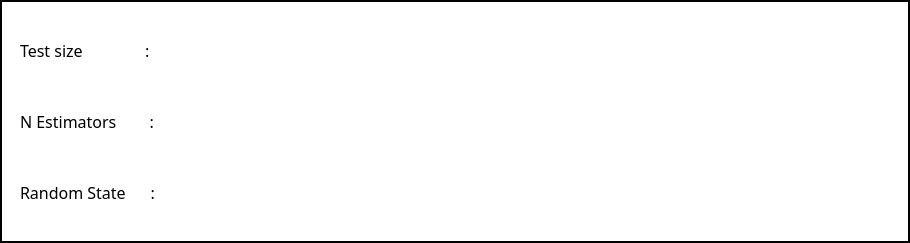
        <widget class="QFrame" name="frame_trainmodel_XGBoost">
         <property name="geometry">
          <rect>
           <x>40</x>
           <y>201</y>
           <width>910</width>
           <height>243</height>
          </rect>
         </property>
         <property name="font">
          <font>
           <family>Segoe UI</family>
           <pointsize>15</pointsize>
           <weight>75</weight>
           <bold>true</bold>
          </font>
         </property>
         <property name="styleSheet">
          <string notr="true">background-color: rgb(255, 255, 255);</string>
         </property>
         <property name="frameShape">
          <enum>QFrame::WinPanel</enum>
         </property>
         <widget class="QLabel" name="label_79">
          <property name="geometry">
           <rect>
            <x>20</x>
            <y>35</y>
            <width>175</width>
            <height>31</height>
           </rect>
          </property>
          <property name="font">
           <font>
            <family>Segoe UI Semibold</family>
            <pointsize>12</pointsize>
            <weight>50</weight>
            <bold>false</bold>
           </font>
          </property>
          <property name="styleSheet">
           <string notr="true">color: rgb(0, 0, 0);</string>
          </property>
          <property name="text">
           <string>Test size               :</string>
          </property>
          <property name="scaledContents">
           <bool>true</bool>
          </property>
         </widget>
         <widget class="QLineEdit" name="lineEdit_TestSize_XGBoost">
          <property name="geometry">
           <rect>
            <x>240</x>
            <y>35</y>
            <width>411</width>
            <height>31</height>
           </rect>
          </property>
          <property name="styleSheet">
           <string notr="true">color: rgb(151, 30, 30);</string>
          </property>
          <property name="frame">
           <bool>false</bool>
          </property>
         </widget>
         <widget class="QLabel" name="label_80">
          <property name="geometry">
           <rect>
            <x>20</x>
            <y>106</y>
            <width>175</width>
            <height>31</height>
           </rect>
          </property>
          <property name="font">
           <font>
            <family>Segoe UI Semibold</family>
            <pointsize>12</pointsize>
            <weight>50</weight>
            <bold>false</bold>
           </font>
          </property>
          <property name="styleSheet">
           <string notr="true">color: rgb(0, 0, 0);</string>
          </property>
          <property name="text">
           <string>N Estimators        :</string>
          </property>
          <property name="scaledContents">
           <bool>true</bool>
          </property>
         </widget>
         <widget class="QLineEdit" name="lineEdit_NEstimators_XGBoost">
          <property name="geometry">
           <rect>
            <x>240</x>
            <y>105</y>
            <width>411</width>
            <height>31</height>
           </rect>
          </property>
          <property name="styleSheet">
           <string notr="true">color: rgb(151, 30, 30);</string>
          </property>
          <property name="frame">
           <bool>false</bool>
          </property>
         </widget>
         <widget class="QPushButton" name="pushButton_TrainModel_XGBoost">
          <property name="geometry">
           <rect>
            <x>760</x>
            <y>101</y>
            <width>131</width>
            <height>41</height>
           </rect>
          </property>
          <property name="palette">
           <palette>
            <active>
             <colorrole role="WindowText">
              <brush brushstyle="SolidPattern">
               <color alpha="255">
                <red>255</red>
                <green>255</green>
                <blue>255</blue>
               </color>
              </brush>
             </colorrole>
             <colorrole role="Button">
              <brush brushstyle="SolidPattern">
               <color alpha="255">
                <red>255</red>
                <green>255</green>
                <blue>255</blue>
               </color>
              </brush>
             </colorrole>
             <colorrole role="Text">
              <brush brushstyle="SolidPattern">
               <color alpha="255">
                <red>255</red>
                <green>255</green>
                <blue>255</blue>
               </color>
              </brush>
             </colorrole>
             <colorrole role="ButtonText">
              <brush brushstyle="SolidPattern">
               <color alpha="255">
                <red>255</red>
                <green>255</green>
                <blue>255</blue>
               </color>
              </brush>
             </colorrole>
             <colorrole role="Base">
              <brush brushstyle="SolidPattern">
               <color alpha="255">
                <red>255</red>
                <green>255</green>
                <blue>255</blue>
               </color>
              </brush>
             </colorrole>
             <colorrole role="Window">
              <brush brushstyle="SolidPattern">
               <color alpha="255">
                <red>255</red>
                <green>255</green>
                <blue>255</blue>
               </color>
              </brush>
             </colorrole>
             <colorrole role="Highlight">
              <brush brushstyle="SolidPattern">
               <color alpha="255">
                <red>255</red>
                <green>255</green>
                <blue>255</blue>
               </color>
              </brush>
             </colorrole>
             <colorrole role="HighlightedText">
              <brush brushstyle="SolidPattern">
               <color alpha="255">
                <red>151</red>
                <green>30</green>
                <blue>30</blue>
               </color>
              </brush>
             </colorrole>
             <colorrole role="AlternateBase">
              <brush brushstyle="SolidPattern">
               <color alpha="255">
                <red>177</red>
                <green>51</green>
                <blue>51</blue>
               </color>
              </brush>
             </colorrole>
            </active>
            <inactive>
             <colorrole role="WindowText">
              <brush brushstyle="SolidPattern">
               <color alpha="255">
                <red>255</red>
                <green>255</green>
                <blue>255</blue>
               </color>
              </brush>
             </colorrole>
             <colorrole role="Button">
              <brush brushstyle="SolidPattern">
               <color alpha="255">
                <red>255</red>
                <green>255</green>
                <blue>255</blue>
               </color>
              </brush>
             </colorrole>
             <colorrole role="Text">
              <brush brushstyle="SolidPattern">
               <color alpha="255">
                <red>255</red>
                <green>255</green>
                <blue>255</blue>
               </color>
              </brush>
             </colorrole>
             <colorrole role="ButtonText">
              <brush brushstyle="SolidPattern">
               <color alpha="255">
                <red>255</red>
                <green>255</green>
                <blue>255</blue>
               </color>
              </brush>
             </colorrole>
             <colorrole role="Base">
              <brush brushstyle="SolidPattern">
               <color alpha="255">
                <red>255</red>
                <green>255</green>
                <blue>255</blue>
               </color>
              </brush>
             </colorrole>
             <colorrole role="Window">
              <brush brushstyle="SolidPattern">
               <color alpha="255">
                <red>255</red>
                <green>255</green>
                <blue>255</blue>
               </color>
              </brush>
             </colorrole>
             <colorrole role="Highlight">
              <brush brushstyle="SolidPattern">
               <color alpha="255">
                <red>255</red>
                <green>255</green>
                <blue>255</blue>
               </color>
              </brush>
             </colorrole>
             <colorrole role="HighlightedText">
              <brush brushstyle="SolidPattern">
               <color alpha="255">
                <red>151</red>
                <green>30</green>
                <blue>30</blue>
               </color>
              </brush>
             </colorrole>
             <colorrole role="AlternateBase">
              <brush brushstyle="SolidPattern">
               <color alpha="255">
                <red>177</red>
                <green>51</green>
                <blue>51</blue>
               </color>
              </brush>
             </colorrole>
            </inactive>
            <disabled>
             <colorrole role="WindowText">
              <brush brushstyle="SolidPattern">
               <color alpha="255">
                <red>255</red>
                <green>255</green>
                <blue>255</blue>
               </color>
              </brush>
             </colorrole>
             <colorrole role="Button">
              <brush brushstyle="SolidPattern">
               <color alpha="255">
                <red>255</red>
                <green>255</green>
                <blue>255</blue>
               </color>
              </brush>
             </colorrole>
             <colorrole role="Text">
              <brush brushstyle="SolidPattern">
               <color alpha="255">
                <red>255</red>
                <green>255</green>
                <blue>255</blue>
               </color>
              </brush>
             </colorrole>
             <colorrole role="ButtonText">
              <brush brushstyle="SolidPattern">
               <color alpha="255">
                <red>255</red>
                <green>255</green>
                <blue>255</blue>
               </color>
              </brush>
             </colorrole>
             <colorrole role="Base">
              <brush brushstyle="SolidPattern">
               <color alpha="255">
                <red>255</red>
                <green>255</green>
                <blue>255</blue>
               </color>
              </brush>
             </colorrole>
             <colorrole role="Window">
              <brush brushstyle="SolidPattern">
               <color alpha="255">
                <red>255</red>
                <green>255</green>
                <blue>255</blue>
               </color>
              </brush>
             </colorrole>
             <colorrole role="Highlight">
              <brush brushstyle="SolidPattern">
               <color alpha="255">
                <red>255</red>
                <green>255</green>
                <blue>255</blue>
               </color>
              </brush>
             </colorrole>
             <colorrole role="HighlightedText">
              <brush brushstyle="SolidPattern">
               <color alpha="255">
                <red>151</red>
                <green>30</green>
                <blue>30</blue>
               </color>
              </brush>
             </colorrole>
             <colorrole role="AlternateBase">
              <brush brushstyle="SolidPattern">
               <color alpha="255">
                <red>177</red>
                <green>51</green>
                <blue>51</blue>
               </color>
              </brush>
             </colorrole>
            </disabled>
           </palette>
          </property>
          <property name="font">
           <font>
            <family>Segoe UI Black</family>
            <pointsize>10</pointsize>
            <weight>50</weight>
            <bold>false</bold>
           </font>
          </property>
          <property name="styleSheet">
           <string notr="true">color: rgb(255, 255, 255);</string>
          </property>
          <property name="text">
           <string>Train</string>
          </property>
          <property name="flat">
           <bool>true</bool>
          </property>
         </widget>
         <widget class="QLabel" name="label_frame_14">
          <property name="geometry">
           <rect>
            <x>760</x>
            <y>101</y>
            <width>131</width>
            <height>41</height>
           </rect>
          </property>
          <property name="frameShadow">
           <enum>QFrame::Plain</enum>
          </property>
          <property name="lineWidth">
           <number>0</number>
          </property>
          <property name="midLineWidth">
           <number>0</number>
          </property>
          <property name="text">
           <string/>
          </property>
          <property name="pixmap">
           <pixmap>../Images/connect_button.png</pixmap>
          </property>
          <property name="scaledContents">
           <bool>true</bool>
          </property>
         </widget>
         <widget class="QLabel" name="label_81">
          <property name="geometry">
           <rect>
            <x>230</x>
            <y>101</y>
            <width>431</width>
            <height>41</height>
           </rect>
          </property>
          <property name="text">
           <string/>
          </property>
          <property name="pixmap">
           <pixmap>../Images/text_label.png</pixmap>
          </property>
          <property name="scaledContents">
           <bool>true</bool>
          </property>
         </widget>
         <widget class="QLabel" name="label_82">
          <property name="geometry">
           <rect>
            <x>230</x>
            <y>30</y>
            <width>431</width>
            <height>41</height>
           </rect>
          </property>
          <property name="text">
           <string/>
          </property>
          <property name="pixmap">
           <pixmap>../Images/text_label.png</pixmap>
          </property>
          <property name="scaledContents">
           <bool>true</bool>
          </property>
         </widget>
         <widget class="QLabel" name="label_83">
          <property name="geometry">
           <rect>
            <x>230</x>
            <y>172</y>
            <width>431</width>
            <height>41</height>
           </rect>
          </property>
          <property name="text">
           <string/>
          </property>
          <property name="pixmap">
           <pixmap>../Images/text_label.png</pixmap>
          </property>
          <property name="scaledContents">
           <bool>true</bool>
          </property>
         </widget>
         <widget class="QLineEdit" name="lineEdit_RandomState_XGBoost">
          <property name="geometry">
           <rect>
            <x>240</x>
            <y>175</y>
            <width>411</width>
            <height>31</height>
           </rect>
          </property>
          <property name="styleSheet">
           <string notr="true">color: rgb(151, 30, 30);</string>
          </property>
          <property name="frame">
           <bool>false</bool>
          </property>
         </widget>
         <widget class="QLabel" name="label_84">
          <property name="geometry">
           <rect>
            <x>20</x>
            <y>177</y>
            <width>175</width>
            <height>31</height>
           </rect>
          </property>
          <property name="font">
           <font>
            <family>Segoe UI Semibold</family>
            <pointsize>12</pointsize>
            <weight>50</weight>
            <bold>false</bold>
           </font>
          </property>
          <property name="styleSheet">
           <string notr="true">color: rgb(0, 0, 0);</string>
          </property>
          <property name="text">
           <string>Random State      :</string>
          </property>
          <property name="scaledContents">
           <bool>true</bool>
          </property>
         </widget>
         <zorder>label_frame_14</zorder>
         <zorder>label_81</zorder>
         <zorder>label_82</zorder>
         <zorder>label_83</zorder>
         <zorder>label_79</zorder>
         <zorder>lineEdit_TestSize_XGBoost</zorder>
         <zorder>label_80</zorder>
         <zorder>lineEdit_NEstimators_XGBoost</zorder>
         <zorder>pushButton_TrainModel_XGBoost</zorder>
         <zorder>lineEdit_RandomState_XGBoost</zorder>
         <zorder>label_84</zorder>
        </widget>
